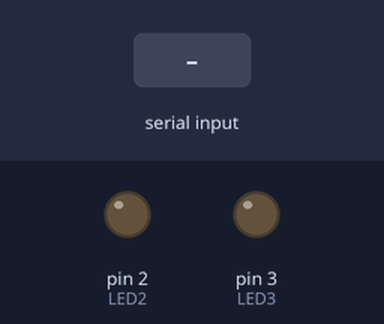
Bench run of a program on a simulated Arduino Uno, built with avr-gcc and run on an emulated ATmega328P. Shown: output pins drawn as LEDs (lit = HIGH). The test bench sets the inputs (shaded band).

Above: at 1.2 s.
1.3 s: "c" received over Serial
At 2.1 s:
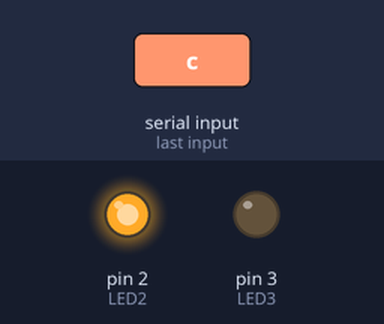
2.8 s: "z" received over Serial
At 3.9 s:
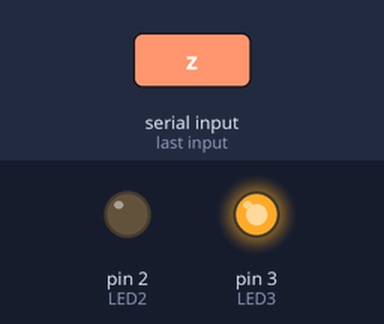
Timing chart, 0 to 5.8 s (numbered marks = the images above; inputs shaded):
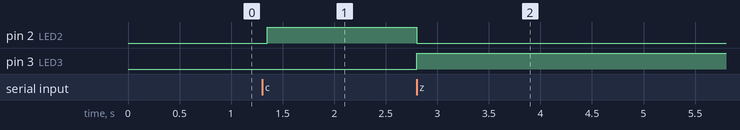

Measured:
- after the input at 1.3 s, pin 2 (LED2): LOW → HIGH after 0.05 s
- after the input at 2.8 s, pin 2 (LED2): HIGH → LOW at once; pin 3 (LED3): LOW → HIGH at once

The program:

main.cpp
```cpp
#include <Arduino.h>
#define LED2 2
#define LED3 3
char odebraneDane;

void setup() {
  Serial.begin(9600);
  pinMode(LED2, OUTPUT);
  pinMode(LED3, OUTPUT);
}

void loop() {
  if(Serial.available() > 0) {
    odebraneDane = Serial.read();
    switch(odebraneDane)
    {
      case 'c':
        digitalWrite(LED2, HIGH);
        digitalWrite(LED3, LOW);
        delay(50);
      break;

      case 'z':
        digitalWrite(LED3, HIGH);
        digitalWrite(LED2, LOW);
        delay(50);
      break;

      default:
        delay(50);
      break;
    }
  }
  delay(50);
}
```
